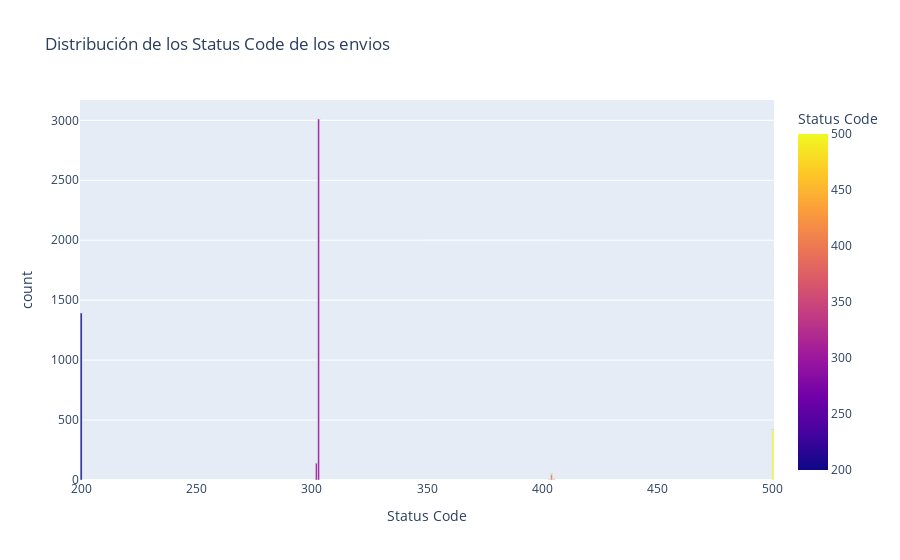

Notebook code for this chart:
### Code cell
total_envios = envios_status['count'].sum()

# Calcular el porcentaje de cada barra con dos decimales
envios_status['porcentaje'] = (envios_status['count'] / total_envios * 100).round(2)

# Crear el gráfico de barras
fig = px.bar(envios_status, x='Status Code', y='count', title='Distribución de los Status Code de los envios',
             text=envios_status['porcentaje'].astype(str) + '%')  # Mostrar el porcentaje de cada barra con dos decimales como texto

# Mostrar el gráfico
fig.show()

### Figure 1 — Plotly figure (JSON) as saved in the notebook; plotly's stock layout.template omitted (floating-point values rounded to 4 significant figures)
{"data": [{"alignmentgroup": "True", "hovertemplate": "Status Code=%{marker.color}<br>count=%{y}<br>text=%{text}<extra></extra>", "legendgroup": "", "marker": {"color": [303, 200, 500, 302, 404, 405, 403], "coloraxis": "coloraxis", "pattern": {"shape": ""}}, "name": "", "offsetgroup": "", "orientation": "v", "showlegend": false, "text": ["60.06%", "27.79%", "8.3%", "2.79%", "0.9%", "0.12%", "0.04%"], "textposition": "auto", "type": "bar", "x": [303, 200, 500, 302, 404, 405, 403], "xaxis": "x", "y": [3011, 1393, 416, 140, 45, 6, 2], "yaxis": "y"}], "layout": {"barmode": "relative", "coloraxis": {"colorbar": {"title": {"text": "Status Code"}}, "colorscale": [[0, "#0d0887"], [0.1111, "#46039f"], [0.2222, "#7201a8"], [0.3333, "#9c179e"], [0.4444, "#bd3786"], [0.5556, "#d8576b"], [0.6667, "#ed7953"], [0.7778, "#fb9f3a"], [0.8889, "#fdca26"], [1, "#f0f921"]]}, "legend": {"tracegroupgap": 0}, "title": {"text": "Distribución de los Status Code de los envios"}, "xaxis": {"anchor": "y", "domain": [0, 1], "title": {"text": "Status Code"}}, "yaxis": {"anchor": "x", "domain": [0, 1], "title": {"text": "count"}}}}
